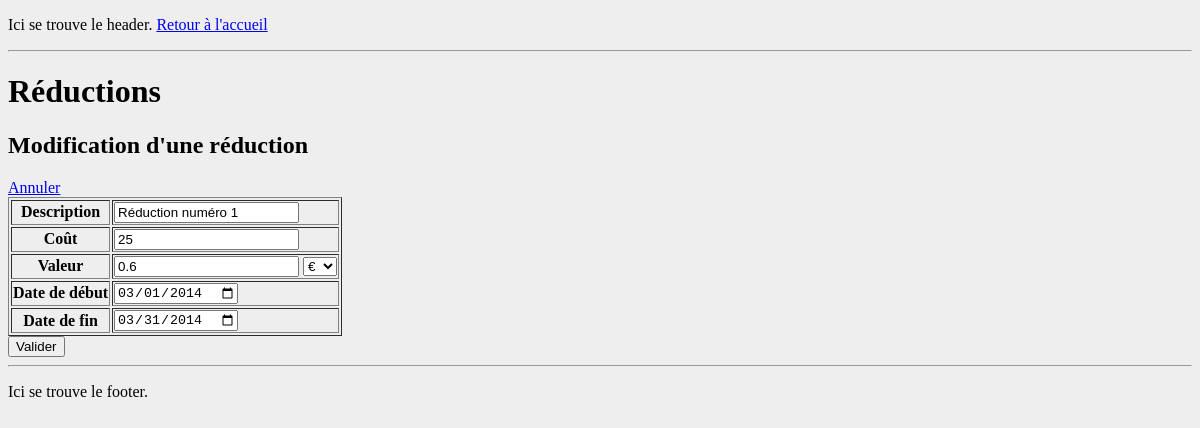
The page /index.php?page=reductions&mode=modifier&id=1 on the database its author committed.
### tables this page shows
CREATE TABLE `Reductions` (
  `id` int(11) NOT NULL AUTO_INCREMENT,
  `description` varchar(200) NOT NULL,
  `cout` float NOT NULL COMMENT 'Cout en cagnotte de la réduction',
  `type` varchar(10) NOT NULL COMMENT '''pourcent'' ou ''brut''',
  `valeur` float NOT NULL COMMENT 'Valeur de la réduction (€ ou %)',
  `debut` date NOT NULL COMMENT 'Date de début',
  `fin` date NOT NULL COMMENT 'Date de fin',
  PRIMARY KEY (`id`)
);

### Database/db_functions.php (called while the page is built, shortened)
<?php
	$db = db_connect();
	function getReductionById($id)
	{
		global $db;
		$request = $db->prepare("SELECT * from `Reductions` WHERE `id` = ?");
		$request->execute(array($id));
		if($data = $request->fetch())
		{
			return array(
				"id" => $data['id'],
				"description" => $data['description'],
				"cout" => $data['cout'],
				"type" => $data['type'],
				"valeur" => $data['valeur'],
				"debut" => $data['debut'],
				"fin" => $data['fin']
				);
		}
		else
		{
			$request->closeCursor();
			return E_ERROR;
		}
	}
?>

### Modules/reductions.php (the view, shortened to what this page needs)
<?php
echo "<h1>Réductions</h1>\n";
	if(isset($_GET["mode"]))
	{
		switch($_GET["mode"])
		{
			case "modifier":
				modifier();
				break;
		}
	}
	else
	{
		liste();
	}
	?>
<?php
function modifier()
{
	echo "<h2>Modification d'une réduction</h2>\n";
	echo "<a href=\"index.php?page=reductions&mode=liste\">Annuler</a>\n";
	if(isset($_GET['id']) && !empty($_GET['id']))
	{
		$reduction = getReductionById($_GET['id']) or die('Une erreur est survenue.');
		echo "<form method='post' action='index.php?page=reductions'>\n
		<input type='hidden' name='submit' value='modifier' />\n
		<input type='hidden' name='id' value='$reduction[id]' />\n
		<table border='1'>\n
		<tr><th>Description</th><td><input type='text' name='description' value='$reduction[description]' /></td></tr>\n
		<tr><th>Coût</th><td><input type='text' name='cout' value='$reduction[cout]' /></td></tr>\n
		<tr><th>Valeur</th><td><input type='text' name='valeur' value='$reduction[valeur]' /> <select name='type'>\n
			<option value='pourcent' ";
			echo ">%</option>\n
			<option value='brut' ";
			if($reduction['type'] == "brut")
				echo "selected";
			echo ">€</option></select></td></tr>\n
		<tr><th>Date de début</th><td><input type='date' name='debut' value='$reduction[debut]' /></td></tr>\n
		<tr><th>Date de fin</th><td><input type='date' name='fin' value='$reduction[fin]' /></td></tr>\n
	</table>\n
		<input type='submit' value='Valider' />\n
		</form>\n";
	}
	else
	{
		echo "Une erreur est survenue.";
	}
}
?>

### Stylesheets/default.css (style rules this page uses)
body { background-color:#eeeeee; }

### rows shown on the page
reductions: description "Réduction numéro 1", cout "25", valeur "0.6", type "€", debut "03/01/2014", fin "03/31/2014"
